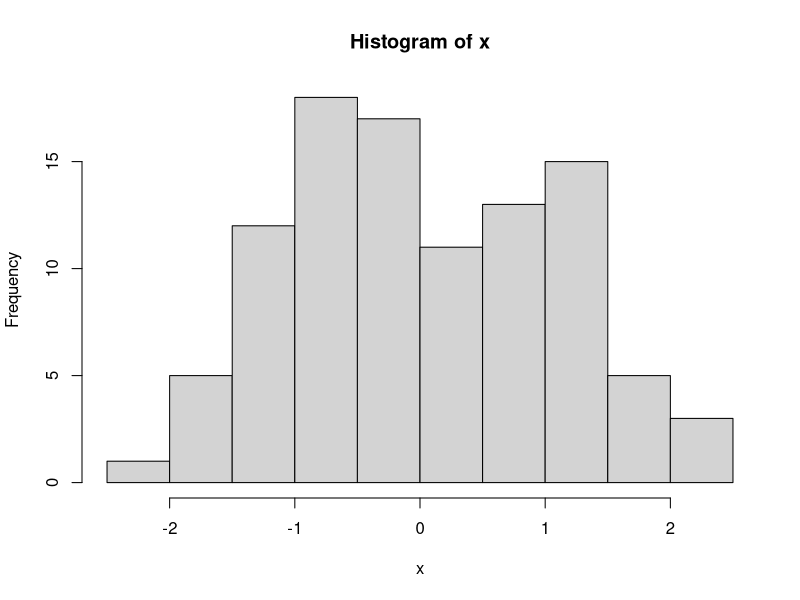
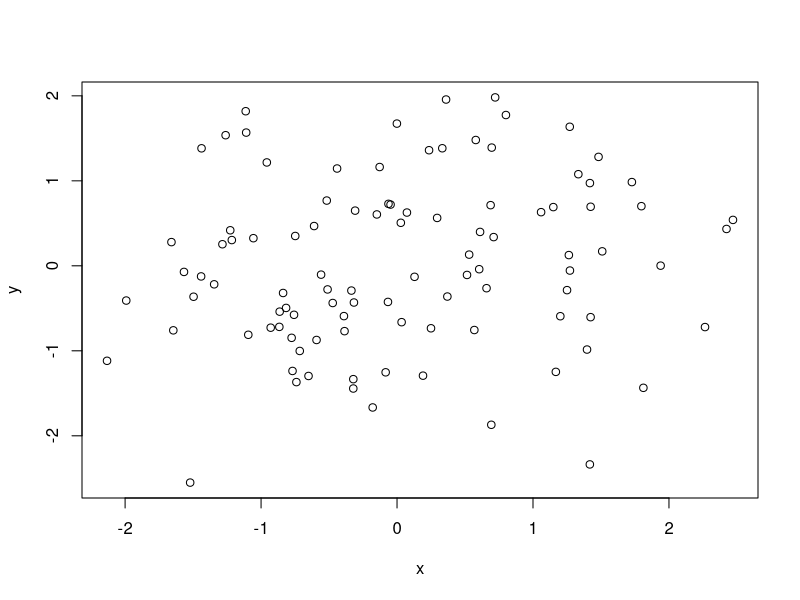
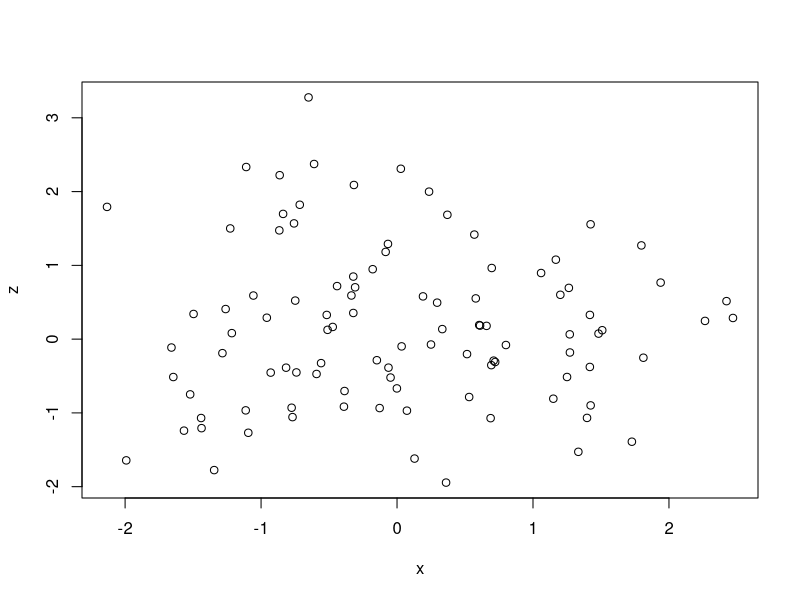
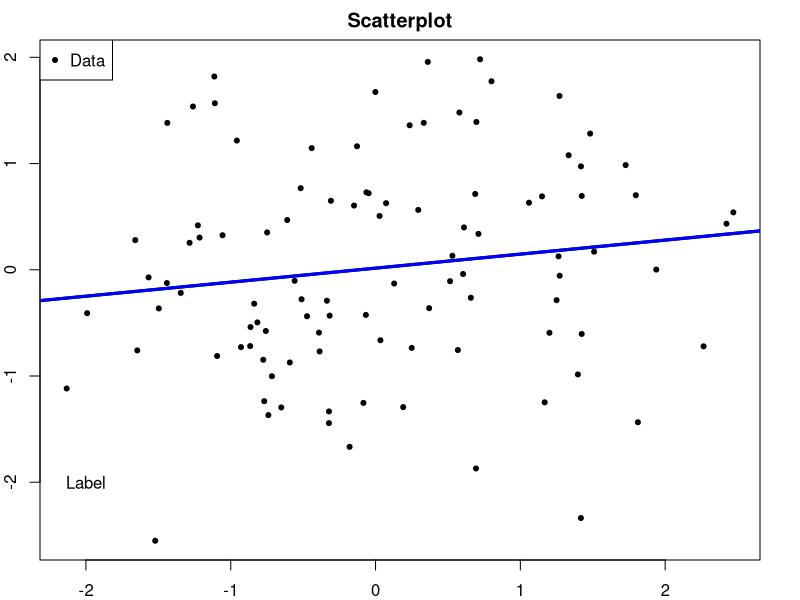
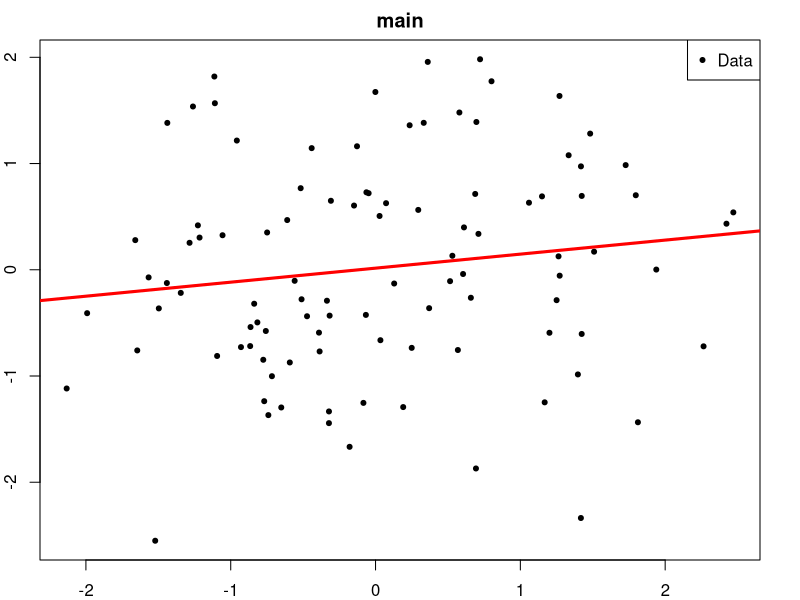
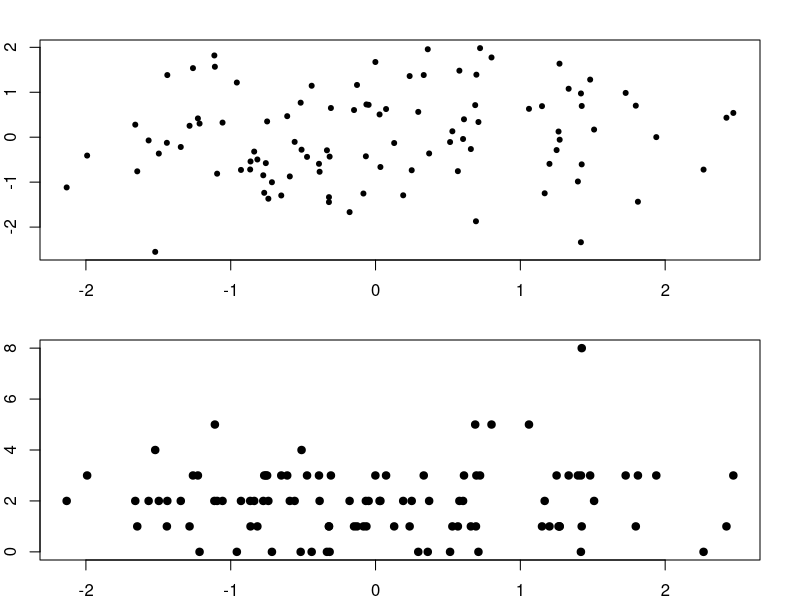
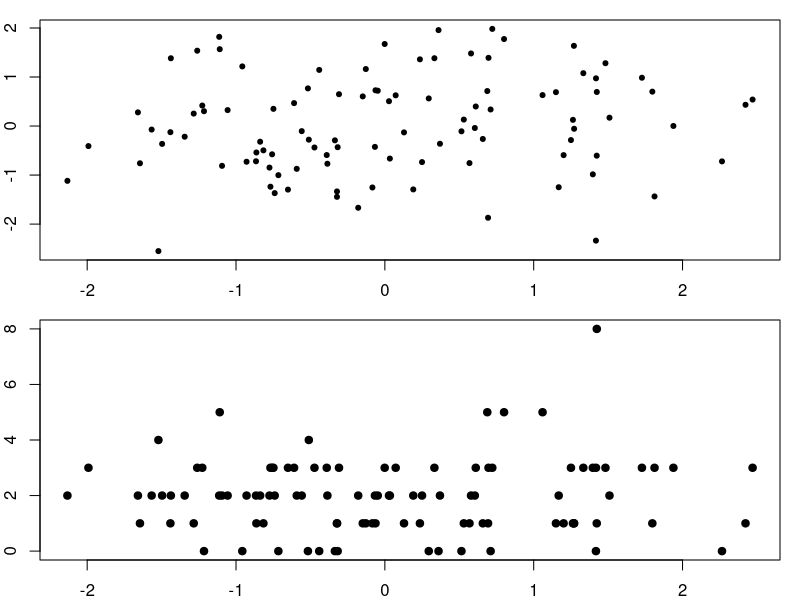
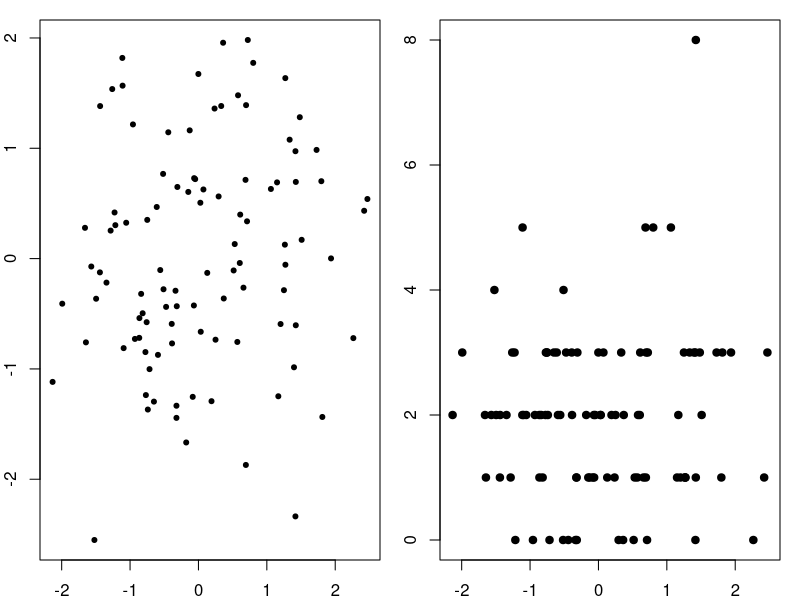

Recreate these plots in R, in order.
x = rnorm(100)
hist(x)
y = rnorm(100)
plot(x, y)
z = rnorm(100)
plot(x, z)
old_mar = par("mar") # 5.1 4.1 4.1 2.1
par(mar=c(2,2,2,2))
plot(x, y, pch = 20)

title("Scatterplot")
text(-2, -2, "Label")
legend("topleft", legend = "Data", pch=20)
fit = lm(y ~ x)
abline(fit)
abline(fit, lwd=3)
abline(fit, lwd=3, col="blue")

plot(x, y, xlab="Weight", ylab = "height", main="main", pch=20)
legend("topright", legend = "Data", pch=20)
fit = lm(y ~ x)
abline(fit, lwd=3, col="red")

z = rpois(100, 2)
par(mfrow=c(2,1))
plot(x, y, pch=20)
plot(x, z, pch=19)

par(mar=c(2,2,1,1))
plot(x, y, pch=20)
plot(x, z, pch=19)

par(mfrow=c(1,2))
plot(x, y, pch=20)
plot(x, z, pch=19)

par(mar=c(4,4,2,2))
plot(x, y, pch=20)
plot(x, z, pch=19)

par(mfrow=c(2,2))
plot(x, y)
plot(x, z)
plot(z, x)
plot(y, x)

par(mfcol=c(2,2)) # col wise
plot(x, y)
plot(x, z)
plot(z, x)
plot(y, x)

par(mfrow=c(1,1))
x = rnorm(100)
y = x + rnorm(100)
g = gl(2, 50, labels=c("Male", "Female"))
str(g)
plot(x,y)


plot(x, y)
plot(x, y, type="n")
points(x[g=="Male"], y[g=="Male"], col="green")
points(x[g=="Female"], y[g=="Female"], col="blue")
